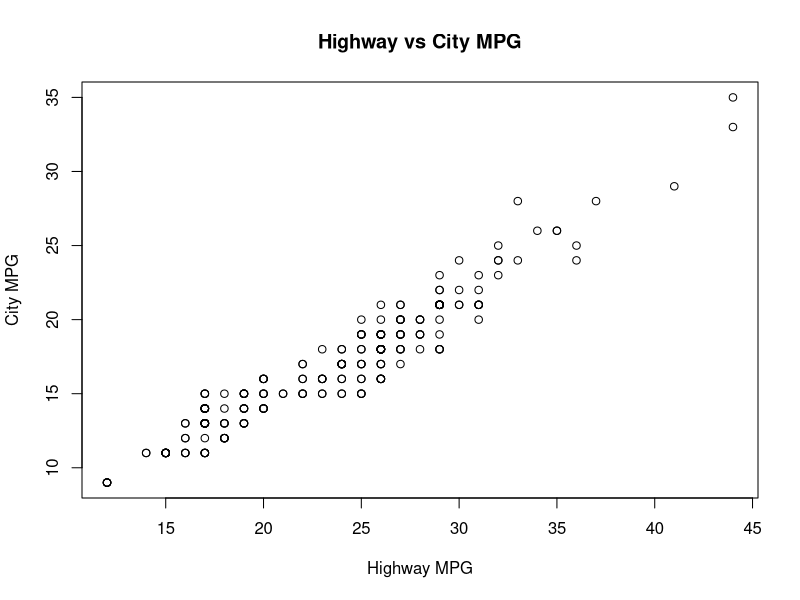
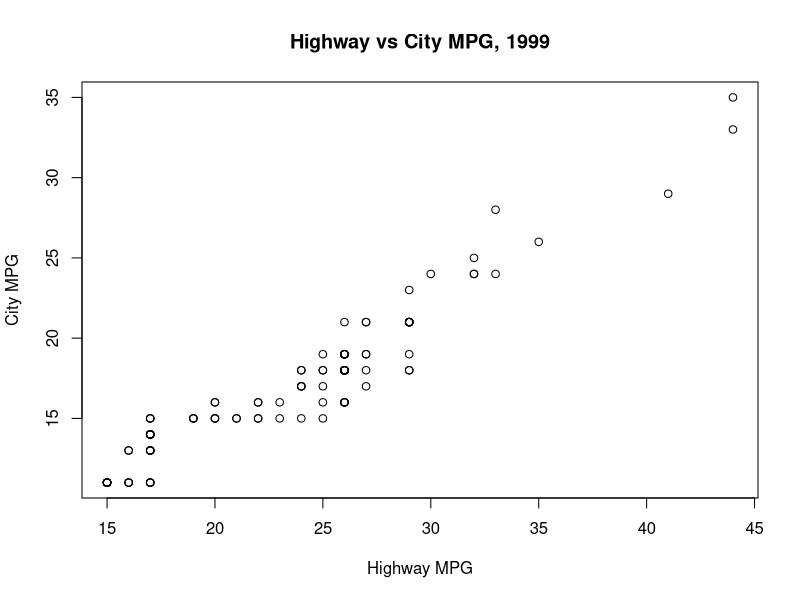
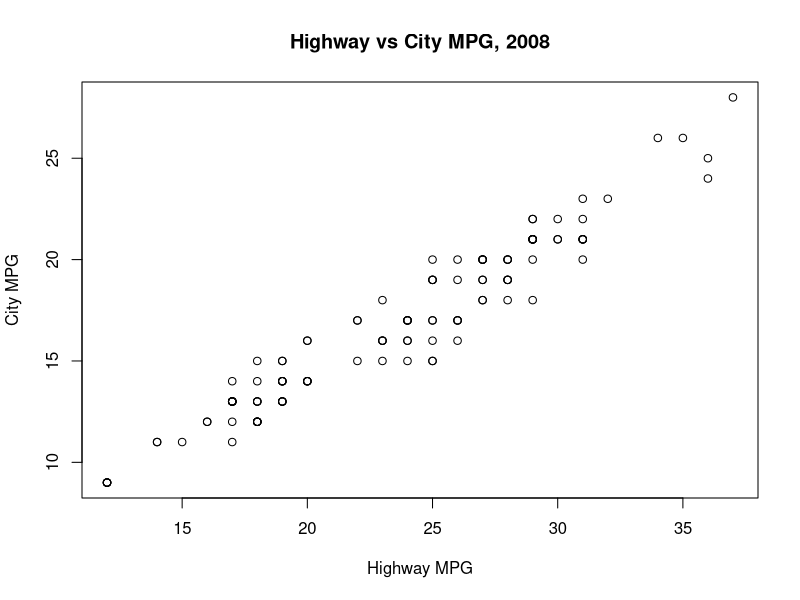

Write R code to recreate these figures, in order.
## ---- chunk 1
knitr::opts_chunk$set(echo = TRUE)
## ---- chunk 2
a0 <- 1
a0
## ---- chunk 3
cel <- c(-9.44, -23.33)
cel
## ---- chunk 4
vec200 <- rep(c(1,0), times = 100)
vec200
## ---- chunk 5
numPerfect <- floor(sqrt(1001))
numPerfect
## ---- chunk 6
library(ggplot2)
## ---- chunk 7
top3 <- head(mpg[order(mpg$hwy, decreasing = TRUE),], 3)
top3
## ---- chunk 8
compact<- subset(mpg, class =='compact')
numCompact <- length(compact$class)
numCompact
## ---- chunk 9
attach(mpg)
plot(hwy, cty, main = 'Highway vs City MPG', xlab = 'Highway MPG', ylab = 'City MPG')

# As highway mpg goes up, city mpg goes up as well. There are so few points visible because there are duplicate values that don't get fitted onto the graph.
## ---- chunk 10
mpg2008 <- subset(mpg, year == 2008)
mpg1999 <- subset(mpg, year == 1999)

attach(mpg1999)
plot(hwy, cty, main = 'Highway vs City MPG, 1999', xlab = 'Highway MPG', ylab = 'City MPG')

attach(mpg2008)
plot(hwy, cty, main = 'Highway vs City MPG, 2008', xlab = 'Highway MPG', ylab = 'City MPG')

meancty1999 <- mean(mpg1999$cty)
meancty2008 <- mean(mpg2008$cty)
meancty1999
meancty2008

meanhwy1999 <- mean(mpg1999$hwy)
meanhwy2008 <- mean(mpg2008$hwy)
meanhwy1999
meanhwy2008

#Using the plots and mean mpg in both the city and highway, there is no evidence that cars made in 2008 are more fuel efficient than cars made in 1999. The mean city mpg for 1999 cars is greater than the mean city mpg for cars made in 2008. As for highway mpg, the numbers are fairly equivalent.
